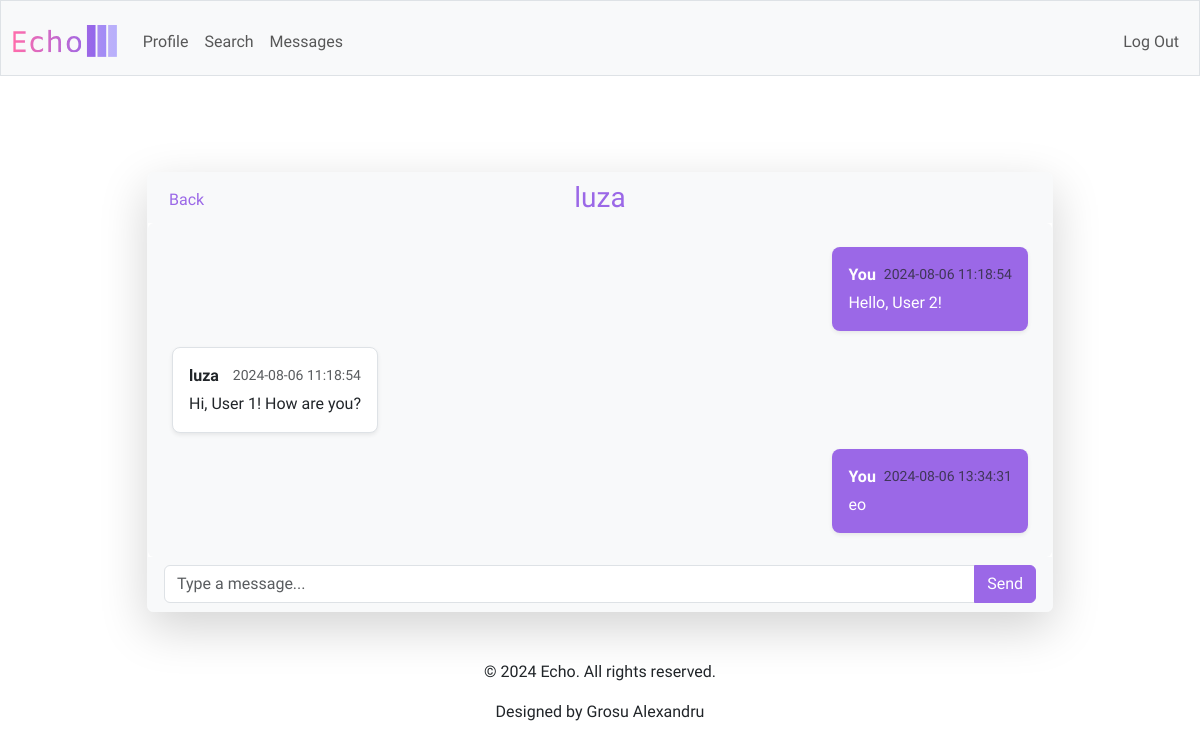
The page /messages/1 (signed in) on the database as committed earlier.
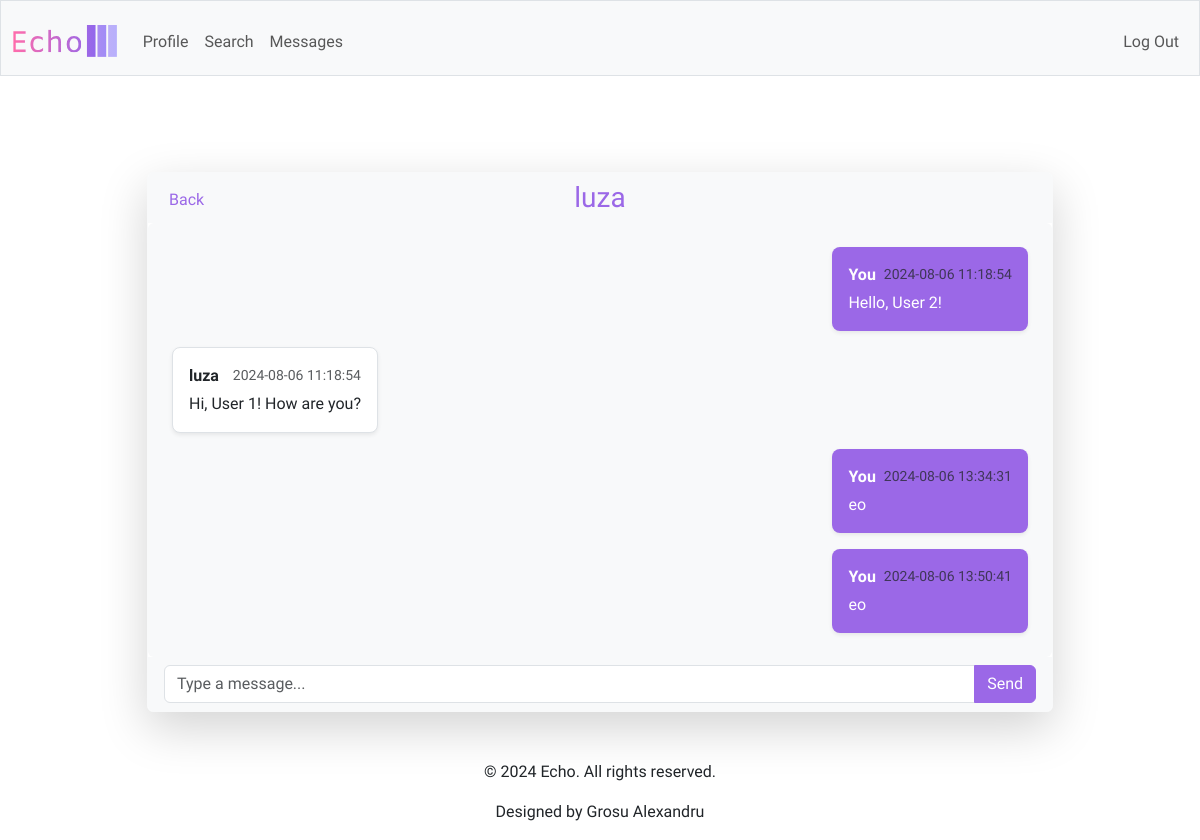
The same page on the database as committed later.
### tables this page shows
CREATE TABLE users (
    id INTEGER PRIMARY KEY AUTOINCREMENT,
    username TEXT UNIQUE NOT NULL,
    password_hash TEXT NOT NULL,
    bio TEXT,
    created_at TIMESTAMP DEFAULT CURRENT_TIMESTAMP
);

CREATE TABLE messages (
    id INTEGER PRIMARY KEY AUTOINCREMENT,
    conversation_id INTEGER NOT NULL,
    sender_id INTEGER NOT NULL,
    content TEXT NOT NULL,
    created_at TIMESTAMP DEFAULT CURRENT_TIMESTAMP,
    FOREIGN KEY (conversation_id) REFERENCES conversations(id),
    FOREIGN KEY (sender_id) REFERENCES users(id)
);

### app.py (the view)
@app.route('/messages/<int:conversation_id>')
@login_required
def conversation(conversation_id):
    user_id = session['user_id']
    messages = db.execute('''
        SELECT m.content, m.created_at, u.username
        FROM messages m
        JOIN users u ON m.sender_id = u.id
        WHERE m.conversation_id = ?
        ORDER BY m.created_at
    ''', conversation_id)
    other_user = db.execute('''
        SELECT u.username
        FROM conversation_participants cp
        JOIN users u ON cp.user_id = u.id
        WHERE cp.conversation_id = ? AND cp.user_id != ?
    ''', conversation_id, user_id)
    other_username = other_user[0]['username'] if other_user else "Unknown"
    return render_template('conversation.html', messages=messages,
                           conversation_id=conversation_id, other_username=other_username)

### app.py (called while the page is built)
@app.after_request
def after_request(response):
    response.headers["Cache-Control"] = "no-cache, no-store, must-revalidate"
    response.headers["Expires"] = 0
    response.headers["Pragma"] = "no-cache"
    return response

### helpers.py (called while the page is built)
def login_required(f):
    @wraps(f)
    def decorated_function(*args, **kwargs):
        if session.get("user_id") is None:
            return redirect("/login")
        return f(*args, **kwargs)
    return decorated_function

### templates/conversation.html (shortened to what this page needs)
{% extends "layout.html" %}
{% block main %}
    <div class="container mt-5">
        <div class="row justify-content-center">
            <div class="col-md-10">
                <div class="card shadow-lg border-light">
                    <div class="card-header d-flex align-items-center bg-light border-bottom-0 position-relative">
                        <a href="{{ url_for('messages') }}" class="btn btn-link text-decoration-none purple position-absolute top-0 start-0 mt-2 ms-2">
                             Back
                        </a>
                        <div class="d-flex justify-content-center w-100">
                            <h3 class="mb-0 purple">
                                <a href="{{ url_for('profile', username=other_username) }}" class="text-decoration-none purple">
                                    {{ other_username }}
                                </a>
                            </h3>
                        </div>
                    </div>
                    <div class="card-body p-4 bg-light rounded" id="messageContainer" style="max-height: 500px; overflow-y: auto;">
                        {% if messages %}
                            <div class="d-flex flex-column gap-3">
                                {% for message in messages %}
                                    {% if message['username'] == session['username'] %}
                                        <div class="d-flex justify-content-end">
                                            <div class="bg-purple text-white p-3 rounded-3 shadow-sm text-break text-start">
                                                <div class="d-flex justify-content-between align-items-center">
                                                    <strong>You</strong>
                                                    <small class="text-muted ms-2">{{ message['created_at'] }}</small>
                                                </div>
                                                <p class="mb-0 mt-1">{{ message['content'] }}</p>
                                            </div>
                                        </div>
                                    {% else %}
                                        <div class="d-flex justify-content-start">
                                            <div class="bg-white border p-3 rounded-3 shadow-sm text-break text-start">
                                                <div class="d-flex justify-content-between align-items-center">
                                                    <strong>{{ message['username'] }}</strong>
                                                    <small class="text-muted ms-2">{{ message['created_at'] }}</small>
                                                </div>
                                                <p class="mb-0 mt-1">{{ message['content'] }}</p>
                                            </div>
                                        </div>
                                    {% endif %}
                                {% endfor %}
                            </div>
                        {% else %}
                            <div class="d-flex justify-content-center align-items-center" style="height: 100px;">
                                <p class="text-center text-muted">No messages yet. Start the conversation by saying something like "Hello!"</p>
                            </div>
                        {% endif %}
                    </div>
                    <div class="card-footer bg-light border-top-0">
                        <form action="{{ url_for('send_message', conversation_id=conversation_id) }}" method="post">
                            <div class="input-group">
                                <input type="text" name="content" autocomplete="off" class="form-control" placeholder="Type a message..." aria-label="Type a message..." aria-describedby="button-addon2" required>
                                <button class="btn btn-primary" type="submit" id="button-addon2">Send</button>
                            </div>
                        </form>
                    </div>
                </div>
            </div>
        </div>
    </div>
{% endblock %}

### templates/layout.html (shortened to what this page needs)
<!DOCTYPE html>
<html lang="en">
    <head>
        <link href="https://cdn.jsdelivr.net/npm/bootstrap@5.3.3/dist/css/bootstrap.min.css" rel="stylesheet">
        <link href="/static/styles.css" rel="stylesheet">
    </head>
    <body>
        <nav class="bg-light border navbar navbar-expand-md navbar-light">
            <div class="container-fluid">
                <a class="navbar-brand" href="/"><img alt="Echo" class="logo-image" src="/static/echo-icons/svg/logo-no-background.svg"></a>
                <div class="collapse navbar-collapse" id="navbar">
                    {% if session["user_id"] %}
                        <ul class="navbar-nav me-auto mt-2">
                            <li class="nav-item"><a class="nav-link" href="/profile">Profile</a></li>
                            <li class="nav-item"><a class="nav-link" href="/search">Search</a></li>
                            <li class="nav-item"><a class="nav-link" href="/messages">Messages</a></li>
                        </ul>
                        <ul class="navbar-nav ms-auto mt-2">
                            <li class="nav-item"><a class="nav-link" href="/logout">Log Out</a></li>
                        </ul>
                    {% else %}
                        <ul class="navbar-nav ms-auto mt-2">
                            <li class="nav-item"><a class="nav-link" href="/register">Register</a></li>
                            <li class="nav-item"><a class="nav-link" href="/login">Log In</a></li>
                        </ul>
                    {% endif %}
                </div>
            </div>
        </nav>
        <main class="container py-5 text-center">
            {% block main %}{% endblock %}
        </main>
        <footer class="text-center">
            <div class="container">
                <p>&copy; 2024 Echo. All rights reserved.</p>
                <p>Designed by Grosu Alexandru</p>
            </div>
        </footer>
    </body>
</html>

### static/styles.css (style rules this page uses)
body { font-family: "Amiko", sans-serif; }
nav .navbar-brand { font-size: xx-large; font-weight: 600; }
.purple { color: #9b68e7; }
.bg-purple { background-color: #9b68e7; }
.btn-primary, .btn-primary:active:focus { background-color: #9b68e7; border-color: #9b68e7; color: #fff; }
nav .navbar-brand .logo-image { height: 32px; width: auto; }

Rows that differ between the two databases and show on the page:
added messages: created_at "2024-08-06 13:50:41", content "eo"
